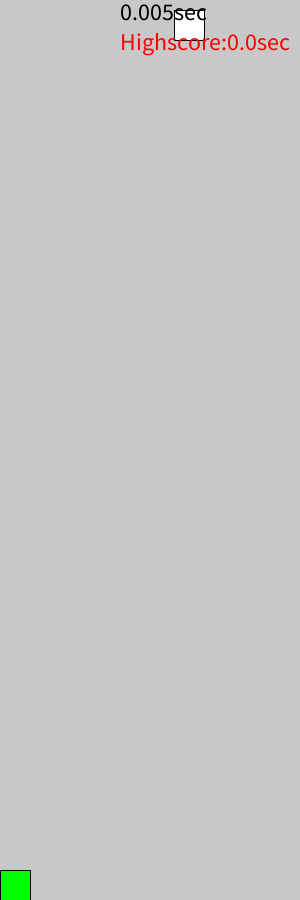
Frame 1 (no input)
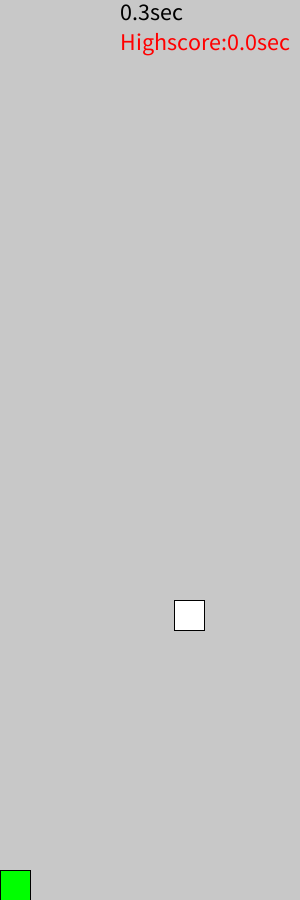
Frame 60 (the mouse pressed at the canvas centre just before this capture)
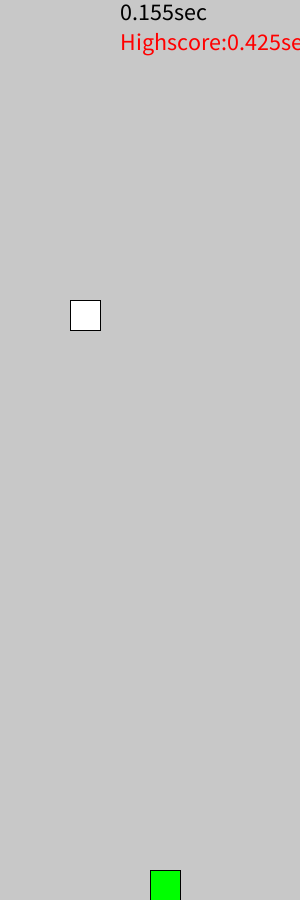
Frame 120 (the mouse held since frame 60 and released just before this capture)

The Processing sketch that drew these frames (run headless with seeded random() and noise(); from frame 60 on, the mouse is pressed at the canvas centre):

// Processing sketch: section7
// ── section7.pde
//コメントを記載（サンプル）

//int a=2; // a に 2 を代入しました． 
//int b=3; // b に 3 を代入しました． 
//// ここから計算して結果を出力 
//println("a+b=", a+b); // 結果の表示 
///* コメント範囲なので，次の行まで無視される 
//println("a-b=", a-b); */ 



// マウスを用いた乗り物の操作（サンプル）

//int cx; // 車の左上端の x 座標 
//void setup(){ 
// size(300,300); 
// frameRate(10); 
// } 
// void draw(){
//   background(200,200,200); 
// cx = mouseX; 
// rect(cx,270,30,30); 
// }



// 【課題】マウスを用いた乗り物の操作

//int cx; // 車の左上端の x 座標 
//void setup(){ 
// size(300,300); 
// frameRate(10); 
// } 
// void draw(){
//   background(200,200,200); 
// cx = mouseX; 
// if (cx > 270)
//   cx = 270;  //この一行を追加
// rect(cx,270,30,30); 
 
// }



// 障害物の落下の制御（サンプル）

//int ox; // 障害物の左上端の x 座標 
//int oy; // 障害物の左上端の y 座標 
//int t; // 開始からの時間（フレーム） 
//void setup(){ 
// size(300,300); 
// t=0; 
// ox=int(random(300)); 
// frameRate(10); 
// } 
// void draw(){
//   background(200,200,200); 
// t = t+1; 
//oy = 10*t; // 落下速度*開始からの時間 = 時刻t での障害物の高さ 
// rect(ox,oy,30,30); 
// }
 
 
 
//【課題】障害物の落下の制御（改変版）

//int ox; // 障害物の左上端の x 座標 
//int oy; // 障害物の左上端の y 座標 
//int t; // 開始からの時間（フレーム）

//void setup(){ 
// size(300,300); 
// t=0; 
// ox=int(random(270)); 
// frameRate(60); 
// } 
 
// void draw(){
//   background(200,200,200); 
// t = t+1; 
//oy = 10*t; // 落下速度*開始からの時間 = 時刻t での障害物の高さ 
// rect(ox,oy,30,30); 
 
// //落下後に再度落下するプログラム
// if (oy == 270) { 
//  t = 0;
//  ox = int (random(270));
// }
// }
 
 
 
//【課題】車と障害物の衝突ゲーム
 
//int cx; // 車の左上端の x 座標 
//int ox; // 障害物の左上端の x 座標 
//int oy; // 障害物の左上端の y 座標 
//int t; // 開始からの時間（フレーム）

//void setup(){ 
//  size(300,300); 
//  frameRate(10); 
//  t=0; 
//  ox=int(random(270)); 
//  frameRate(10); 
// }
 
//void draw(){
//  background(200,200,200); 
//  cx = mouseX; 
//  if (cx > 270)
//  cx = 270;  //この一行を追加
  
  

//  t = t+1; 
//  oy = 10*t; // 落下速度*開始からの時間 = 時刻t での障害物の高さ 
//  rect(ox,oy,30,30); 
   
//  //落下後に再度落下するプログラム
//  if (oy == 270) { 
//    t = 0;
//    ox = int (random(270));
//   }
 
//  if (ox < cx + 30 && ox + 30 > cx && oy + 30 > 300 - 30 && oy < 300) {
//    fill (255, 0, 0);
//  } else {
//    fill (255);
//  }
//  rect(cx,270,30,30); 
//  fill (255);
//}



//描画領域に文字を表示（サンプル）

  //size(300,300); 
  //int t=5; 
  //textSize(24); 
  //fill(0,0,0); 
  //text("t is "+t,100,200); 
  
  

//【課題】ゲーム開始からの時間表示

int cx; // 車の左上端の x 座標 
int ox; // 障害物の左上端の x 座標 
int oy; // 障害物の左上端の y 座標 
int t; // 開始からの時間（フレーム）
int t2; // 落下開始からの時間（フレーム）
int framerate = 200;
float highscore = 0; //ハイスコア

void setup(){ 
  size(300,900); 
  frameRate(framerate); 
  t=0; 
  
  ox=int(random(270)); 
  frameRate(framerate); 
 }
 
void draw(){
  background(200,200,200); 
  cx = mouseX; 
  if (cx > 270)
  cx = 270;  //この一行を追加
  
  

  t += 1; 
  t2 += 1;
  oy = 10 * t2; // 落下速度*開始からの時間 = 時刻t での障害物の高さ 
  fill(255);
  rect(ox,oy,30,30); 
   
  //落下後に再度落下するプログラム
  if (oy == 900) { 
    t2 = 0;
    ox = int (random(270));
   }
 
  //衝突表示
  if (ox < cx + 30 && ox + 30 > cx && oy + 30 > 900 - 30 && oy < 900) {
    fill (255, 0, 0); 
    if ((float)t/framerate > highscore) {
      highscore = (float)t/framerate;
    }
    t = 0;
  } else {
    fill (0, 255, 0);
  }
  rect(cx,870,30,30); 
  
  //時間表示
  textSize(24);
  fill(0);
  text( ((float)t/framerate) +"sec", 120,20);
  
    //ハイスコア表示

    fill (255, 0, 0);
    text("Highscore:" + highscore + "sec", 120, 50);
  
}


  



//障害物回避ゲーム（サンプル）
/*
int ox; // 障害物の左上端の x 座標 (ox: object_x) 
int oy; // 障害物の左上端の y 座標 (oy: object_y) 
int cx; // 車の左上端の x 座標 (cx: car_x) 
int t; // 開始からの時間（フレーム） = 障害物の落下時間 
int T; // 開始からの時間（フレーム）（開始からの時間をリセットせずにカウント） 
float sec; // 開始からの時間（秒） 
// あとで変更する可能性がある変数はパラメータ化しておくと便利． 
int speed = 10; // 落下速度 = フレームレート 
int ow = 30; // 障害物の幅 
int oh = 30; // 障害物の高さ 
int cw = 30; // 車の幅 
int ch = 30; // 車の高さ 
void setup() { 
 size(300, 300); 
 t = 0; 
 T = 0; 
 sec = 0; 
 ox=int(random(width - ow)); // window の幅の中に障害物が入る範囲 
 frameRate(speed); 
} 
void draw() { 
 background(200, 200, 200); 
 t = t + 1; 
 T = T + 1; 
 oy = speed * t; // 落下速度*開始からの時間 = 時刻 t での障害物の高さ． 
 // 障害物の描画 
 if (oy > height) { // oy の値が障害物の上部の高さと等しいので，window の高さを超えたら t と ox を初期化する． 
 t = 0; 
 ox=int(random(width - ow)); // window の幅の中に障害物が入る範囲 
 } 
 fill(255, 255, 255); 
 rect(ox, oy, ow, oh); // 障害物の描画を実行 
 // 車の描画 
 cx = mouseX; // マウスポインタの x 座標の取得 
 if ((cx + cw) > width) { // 車の右端（px+pw）の座標がウィンドウの幅（width）よりも大きければ車の幅（cw）だけ左に戻す． 
 cx = width - cw; 
 } 
 fill(255, 255, 255); 
 rect(cx, width - ch, cw, ch); // 車の描画を実行 
 // 衝突判定 
 // x 軸方向の条件: (ox < cx+cw && ox+ow > cx)
 // y 軸方向の条件: (oy+oh > height-ch && oy < height) 
 if ((ox < cx + cw && ox + ow > cx)&&(oy + oh > height - ch && oy < height)) { // 衝突した場合 
 // 衝突した物体の初期化 
 t = 0; 
 oy = 0; 
 ox = int(random(width - ow)); // window の幅の中に障害物が入る範囲 
 fill(255, 0, 0); 
 T = 0; 
 } else { // 衝突しない場合 
 fill(0, 192, 0); 
 } 
 rect(cx, width - ch, cw, ch); // 衝突判定後にもう一度車の描画を実行（衝突している場合は色が変わる） 
 // ゲームのプレイ時間の描画 
 textSize(20); 
 fill(0, 0, 0); 
 sec = (float)T / speed; // フレームレートから秒への変換．フレームレート = 1 秒間の描画回数． 
 text("Time: "+sec+" [sec]", 0, 20); 
} */
